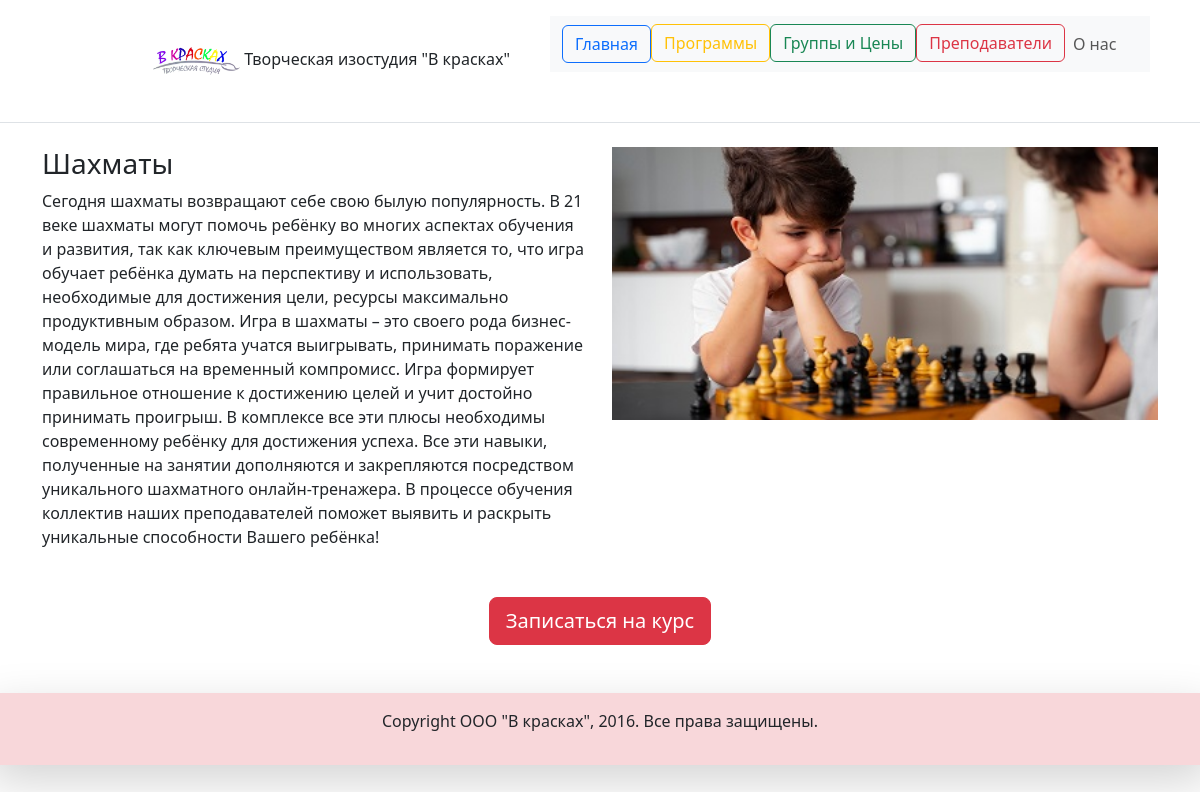
Page /category/4 on the committed database.
### v_kraskah/models.py (models this page shows, shortened)
class Category(models.Model):
    name = models.CharField(max_length=200,
                            help_text="Введите категорию занятия",
                            verbose_name="Категория занятия")
    full_description = models.TextField(max_length=1000, help_text="Полный текст курса", verbose_name="полное описание",
                                        blank=True)
    short_description = models.CharField(max_length=200, help_text="Кратко опишите категорию",
                                         verbose_name="краткое описание", blank=True)
    img = models.ImageField(upload_to='media/images/category', null=True, help_text='150x150px',
                            verbose_name="ссылка картинки", blank=True)
    @property
    def photo_url(self):
        if self.img and hasattr(self.img, 'url'):
            return self.img.url
    class Meta:
        verbose_name = "Предмет"
        verbose_name_plural = "Предметы"
        ordering = ["name"]

### v_kraskah/views.py (the view)
# urls.py: path('category/<int:pk>', views.CategoryDetailView.as_view(), name="category"),  # Конкретная категория
class CategoryDetailView(generic.DetailView):
    model = Category

### templates/v_kraskah/category_detail.html (shortened to what this page needs)
{% extends "base.html" %}
{% block content %}
{% if category.name == "Английский язык" %}
<div class="container">
  <div class="row">
    <div class="col">
        <h3>{{ category.name }}</h3>
        Детство - благоприятное время для изучения иностранного языка! Родители, не упустите это золотое время и
        приводите Вашего ребенка на курсы английского языка для детей как можно раньше. У детей еще нет ментального
        барьера. Дети не боятся ошибаться и воспринимают иностранный язык как родной. Чем раньше ребенок начинает
        изучать иностранный язык, тем эффективнее и легче происходит восприятие английского на интуитивном уровне.
        Дети по достижению школьного возраста становятся билингвами, то есть могут говорить на двух языках. Такие дети
        получают огромное преимущество в своем развитии. Они могут приступить к изучению еще одного иностранного языка.
    </div>
    <div class="col">
      <img src="{{ category.photo_url }}" class="card-img-top" alt="изображение">
    </div>
  </div>
    <br>
    <br>
    <div class="text-center">
        <a href="{% url 'call_back' %}" class="btn btn-warning btn-lg">Записаться на курс</a>
    </div>
</div>
{% elif category.name == "Шахматы" %}
<div class="container">
  <div class="row">
    <div class="col">
        <h3>{{ category.name }}</h3>
        Сегодня шахматы возвращают себе свою былую популярность. В 21 веке шахматы могут помочь ребёнку во многих
        аспектах обучения и развития, так как ключевым преимуществом является то, что игра обучает ребёнка думать на
        перспективу и использовать, необходимые для достижения цели, ресурсы максимально продуктивным образом. Игра в
        шахматы – это своего рода бизнес-модель мира, где ребята учатся выигрывать, принимать поражение или соглашаться
        на временный компромисс. Игра формирует правильное отношение к достижению целей и учит достойно принимать
        проигрыш. В комплексе все эти плюсы необходимы современному ребёнку для достижения успеха. Все эти навыки,
        полученные на занятии дополняются и закрепляются посредством уникального шахматного онлайн-тренажера. В процессе
        обучения коллектив наших преподавателей поможет выявить и раскрыть уникальные способности Вашего ребёнка!
    </div>
    <div class="col">
      <img src="{{ category.photo_url }}" class="card-img-top" alt="изображение">
    </div>
  </div>
    <br>
    <br>
    <div class="text-center">
        <a href="{% url 'call_back' %}" class="btn btn-danger btn-lg">Записаться на курс</a>
    </div>
</div>
{% endif %}
{% endblock %}

### rows in the picture
Category: name "Шахматы", photo_url (picture)
